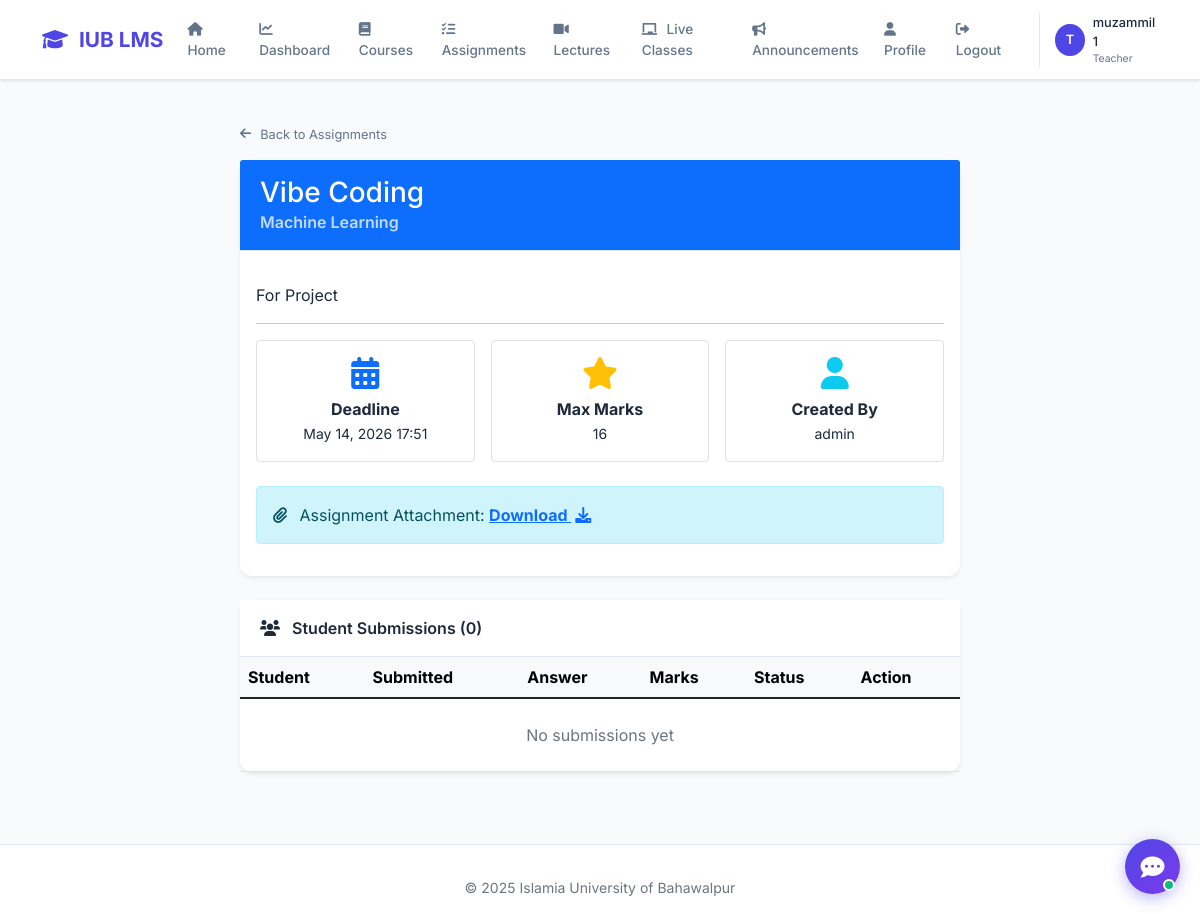
The app's page /assignments/2/ (signed in) with its own data.
### accounts/models.py (models this page shows, shortened)
class CustomUser(AbstractUser):
    ROLE_CHOICES = (
        ('admin', 'Admin'),
        ('teacher', 'Teacher'),
        ('student', 'Student'),
    )
    role = models.CharField(max_length=10, choices=ROLE_CHOICES, default='student')
    phone = models.CharField(max_length=15, blank=True)
    profile_pic = models.ImageField(upload_to='profile_pics/', blank=True, null=True)
    bio = models.TextField(max_length=500, blank=True)

### assignments/models.py (models this page shows, shortened)
class Assignment(models.Model):
    course = models.ForeignKey(Course, on_delete=models.CASCADE, related_name='assignments')
    title = models.CharField(max_length=200)
    description = models.TextField()
    deadline = models.DateTimeField()
    max_marks = models.IntegerField(default=100)
    created_by = models.ForeignKey(settings.AUTH_USER_MODEL, on_delete=models.CASCADE)
    attachment = models.FileField(upload_to='assignment_attachments/', blank=True, null=True)
    created_at = models.DateTimeField(auto_now_add=True)
    updated_at = models.DateTimeField(auto_now=True)

### courses/models.py (models this page shows, shortened)
class Course(models.Model):
    course_id = models.CharField(max_length=20, unique=True)
    course_code = models.CharField(max_length=10)
    title = models.CharField(max_length=200)
    description = models.TextField()
    teacher = models.ForeignKey(settings.AUTH_USER_MODEL, on_delete=models.SET_NULL, null=True, limit_choices_to={'role': 'teacher'})
    students = models.ManyToManyField(settings.AUTH_USER_MODEL, related_name='enrolled_courses', blank=True, limit_choices_to={'role': 'student'})
    created_at = models.DateTimeField(auto_now_add=True)
    updated_at = models.DateTimeField(auto_now=True)
    is_active = models.BooleanField(default=True)

### assignments/views.py (the view)
# urls.py: path('<int:assignment_id>/', views.assignment_detail, name='assignment_detail'),
@login_required
def assignment_detail(request, assignment_id):
    assignment = get_object_or_404(Assignment, id=assignment_id)
    submission = None
    if request.user.role == 'student':
        submission = Submission.objects.filter(assignment=assignment, student=request.user).first()
    submissions = None
    if request.user.role in ['teacher', 'admin']:
        submissions = assignment.submissions.all()
    context = {
        'assignment': assignment,
        'submission': submission,
        'submissions': submissions,
    }
    return render(request, 'assignments/assignment_detail.html', context)

### templates/assignments/assignment_detail.html (shortened to what this page needs)
{% extends 'base.html' %}
{% load static %}
{% block content %}
<div class="container py-4">
    <div class="row">
        <div class="col-lg-8 mx-auto">
            <a href="javascript:history.back()" class="back-btn mb-3">
                <i class="fas fa-arrow-left me-1"></i> Back to Assignments
            </a>
            <div class="card shadow-sm mb-4">
                <div class="card-header bg-primary text-white">
                    <h3 class="mb-0">{{ assignment.title }}</h3>
                    <p class="mb-0 opacity-75">{{ assignment.course.title }}</p>
                </div>
                <div class="card-body">
                    <p>{{ assignment.description|linebreaks }}</p>
                    <hr>
                    <div class="row g-3 text-center">
                        <div class="col-md-4">
                            <div class="p-3 border rounded">
                                <i class="fas fa-calendar-alt fa-2x mb-2 text-primary"></i>
                                <p class="mb-0 fw-bold">Deadline</p>
                                <small>{{ assignment.deadline|date:"M d, Y H:i" }}</small>
                            </div>
                        </div>
                        <div class="col-md-4">
                            <div class="p-3 border rounded">
                                <i class="fas fa-star fa-2x mb-2 text-warning"></i>
                                <p class="mb-0 fw-bold">Max Marks</p>
                                <small>{{ assignment.max_marks }}</small>
                            </div>
                        </div>
                        <div class="col-md-4">
                            <div class="p-3 border rounded">
                                <i class="fas fa-user fa-2x mb-2 text-info"></i>
                                <p class="mb-0 fw-bold">Created By</p>
                                <small>{{ assignment.created_by.username }}</small>
                            </div>
                        </div>
                    </div>
                    {% if assignment.attachment %}
                    <div class="alert alert-info mt-4">
                        <i class="fas fa-paperclip me-2"></i> Assignment Attachment:
                        <a href="{{ assignment.attachment.url }}" class="fw-bold" download>Download <i class="fas fa-download ms-1"></i></a>
                    </div>
                    {% endif %}
                </div>
            </div>
            {% if user.role == 'teacher' or user.role == 'admin' %}
            <div class="card shadow-sm">
                <div class="card-header">
                    <i class="fas fa-users me-2"></i> Student Submissions ({{ submissions.count }})
                </div>
                <div class="card-body p-0">
                    <div class="table-responsive">
                        <table class="table table-hover mb-0">
                            <thead class="table-light">
                                <tr>
                                    <th>Student</th><th>Submitted</th><th>Answer</th><th>Marks</th><th>Status</th><th>Action</th>
                                </tr>
                            </thead>
                            <tbody>
                                {% for sub in submissions %}
                                <tr>
                                    <td>{{ sub.student.username }}<br><small class="text-muted">{{ sub.student.email }}</small></td>
                                    <td><small>{{ sub.submitted_at|date:"M d, H:i" }}</small></td>
                                    <td>
                                        {% if sub.answer_text %}<button class="btn btn-sm btn-outline-primary" data-bs-toggle="modal" data-bs-target="#answerModal{{ sub.id }}">View Text</button>{% endif %}
                                        {% if sub.answer_file %}<a href="{{ sub.answer_file.url }}" class="btn btn-sm btn-outline-primary">File</a>{% endif %}
                                     </td>
                                    <td>
                                        {% if sub.marks %}{{ sub.marks }}/{{ assignment.max_marks }}{% else %}<span class="badge bg-warning">Pending</span>{% endif %}
                                     </td>
                                    <td>{% if sub.is_late %}<span class="badge bg-danger">Late</span>{% else %}<span class="badge bg-success">On Time</span>{% endif %}</td>
                                    <td><a href="{% url 'grade_submission' sub.id %}" class="btn btn-sm btn-primary">Grade</a></td>
                                <tr>
                                {% empty %}
                                <tr><td colspan="6" class="text-center py-4 text-muted">No submissions yet</td></tr>
                                {% endfor %}
                            </tbody>
                        </table>
                    </div>
                </div>
            </div>
            {% endif %}
        </div>
    </div>
</div>
{% endblock %}

### templates/base.html (shortened to what this page needs)
<!DOCTYPE html>
<html lang="en">
<head>
    <link href="https://cdn.jsdelivr.net/npm/bootstrap@5.1.3/dist/css/bootstrap.min.css" rel="stylesheet">
    <link rel="stylesheet" href="https://cdnjs.cloudflare.com/ajax/libs/font-awesome/6.0.0/css/all.min.css">
</head>
<body>
    {% if user.is_authenticated %}
    <nav class="navbar navbar-expand-lg">
        <div class="container">
            <a class="navbar-brand" href="{% url 'dashboard' %}">
                <i class="fas fa-graduation-cap"></i> IUB LMS
            </a>
            <div class="collapse navbar-collapse" id="navbarNav">
                <ul class="navbar-nav ms-auto">
                    <li class="nav-item"><a class="nav-link" href="{% url 'home' %}"><i class="fas fa-home"></i> Home</a></li>
                    <li class="nav-item"><a class="nav-link" href="{% url 'dashboard' %}"><i class="fas fa-chart-line"></i> Dashboard</a></li>
                    <li class="nav-item"><a class="nav-link" href="{% url 'course_list' %}"><i class="fas fa-book"></i> Courses</a></li>
                    <li class="nav-item"><a class="nav-link" href="{% url 'assignment_list' %}"><i class="fas fa-tasks"></i> Assignments</a></li>
                    <li class="nav-item"><a class="nav-link" href="{% url 'lecture_list_all' %}"><i class="fas fa-video"></i> Lectures</a></li>
                    <li class="nav-item"><a class="nav-link" href="{% url 'live_class_list_all' %}"><i class="fas fa-chalkboard"></i> Live Classes</a></li>
                    <li class="nav-item"><a class="nav-link" href="{% url 'announcements' %}"><i class="fas fa-bullhorn"></i> Announcements</a></li>
                    <li class="nav-item"><a class="nav-link" href="{% url 'profile' %}"><i class="fas fa-user"></i> Profile</a></li>
                    <li class="nav-item"><a class="nav-link" href="{% url 'logout' %}"><i class="fas fa-sign-out-alt"></i> Logout</a></li>
                </ul>
                <div class="user-menu">
                    <div class="user-avatar">{{ user.username|first|upper }}</div>
                    <div>
                        <div class="user-name">{{ user.get_full_name|default:user.username }}</div>
                        <div class="user-role">{{ user.get_role_display }}</div>
                    </div>
                </div>
            </div>
        </div>
    </nav>
    {% endif %}
    <main class="container fade-in mt-3">
        {% block content %}
        {% endblock %}
    </main>
    <footer class="footer">
        <div class="container text-center">
            <p class="small text-muted mb-0">&copy; 2025 Islamia University of Bahawalpur</p>
        </div>
    </footer>
</body>
</html>

### templates/base.html (style rules this page uses)
:root { --primary: #4f46e5; --bg-light: #f8fafc; --text-dark: #1e293b; --text-muted: #64748b; --border: #e2e8f0; --shadow: 0 1px 3px rgba(0,0,0,0.1); }
* { margin: 0; padding: 0; box-sizing: border-box; }
body { font-family: 'Inter', sans-serif; background: var(--bg-light); color: var(--text-dark); }
.navbar { background: white; padding: 0.7rem 0; box-shadow: var(--shadow); border-bottom: 1px solid var(--border); }
.navbar-brand { font-size: 1.3rem; font-weight: 700; color: var(--primary) !important; }
.navbar-brand i { margin-right: 6px; }
.nav-link { color: var(--text-muted); font-weight: 500; font-size: 0.85rem; padding: 0.5rem 1rem; }
.nav-link i { margin-right: 6px; }
.user-menu { display: flex; align-items: center; gap: 8px; margin-left: 15px; padding-left: 15px; border-left: 1px solid var(--border); }
.user-avatar { width: 32px; height: 32px; background: var(--primary); border-radius: 50%; display: flex; align-items: center; justify-content: center; color: white; font-weight: 600; font-size: 0.8rem; }
.user-name { font-size: 0.8rem; font-weight: 500; color: var(--text-dark); }
.user-role { font-size: 0.65rem; color: var(--text-muted); }
.card { border: none; border-radius: 12px; box-shadow: var(--shadow); background: white; }
.card-header { background: white; border-bottom: 1px solid var(--border); padding: 1rem 1.25rem; font-weight: 600; }
.footer { background: white; border-top: 1px solid var(--border); padding: 2rem 0 1rem; margin-top: 3rem; }
.back-btn { display: inline-flex; align-items: center; gap: 5px; color: var(--text-muted); font-size: 0.8rem; text-decoration: none; margin-bottom: 1rem; }
.fade-in { animation: fadeIn 0.3s ease-out; }

### records on screen
CustomUser: username|first "T", get_full_name "muzammil 1", role "Teacher"
Assignment: title "Vibe Coding", course "Machine Learning", description "For Project", deadline "May 14, 2026 17:51", max_marks "16", created_by.username "admin", count "0"
